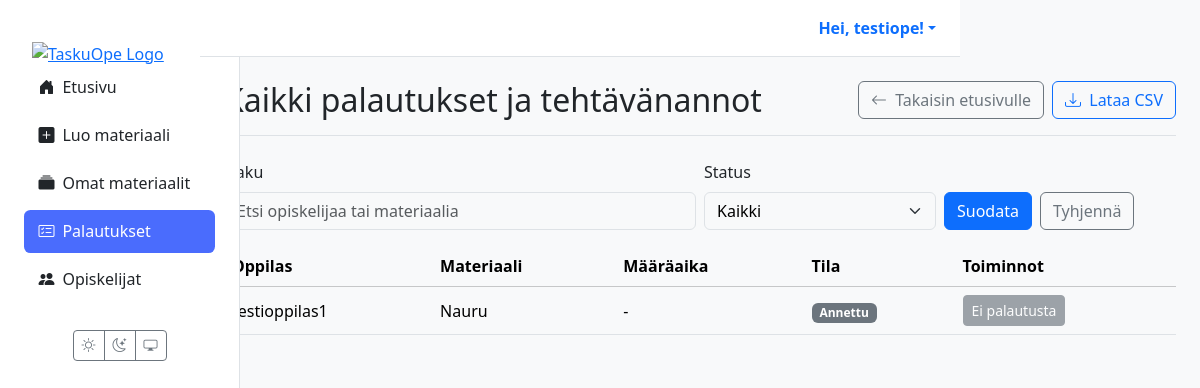
The page /palautukset/ (signed in) on the database as committed earlier.
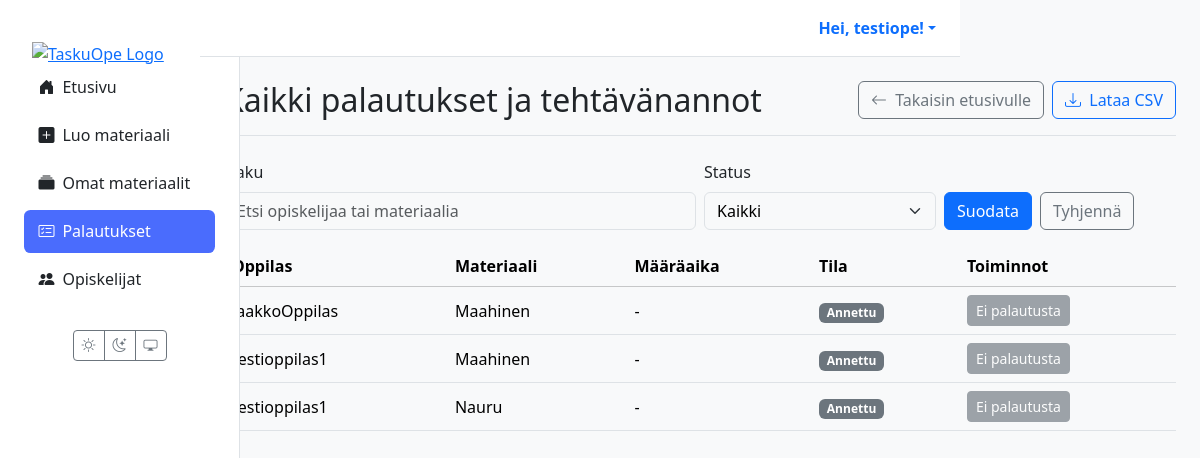
The same page on the database as committed later.
### materials/models.py (models this page shows, shortened)
class Assignment(models.Model):
    class Status(models.TextChoices):
        ASSIGNED = "ASSIGNED", _("Annettu")
        IN_PROGRESS = "IN_PROGRESS", _("Kesken")
        SUBMITTED = "SUBMITTED", _("Palautettu")
        GRADED = "GRADED", _("Arvioitu")
    id = models.UUIDField(primary_key=True, default=uuid.uuid4, editable=False)
    material = models.ForeignKey(Material, on_delete=models.CASCADE, verbose_name=_("Materiaali"))
    student = models.ForeignKey(
        settings.AUTH_USER_MODEL,
        related_name='assignments',
        on_delete=models.CASCADE,
        limit_choices_to={'role': 'STUDENT'},
        verbose_name=_("Oppilas"),
    )
    assigned_by = models.ForeignKey(
        settings.AUTH_USER_MODEL,
        related_name='assigned_tasks',
        on_delete=models.CASCADE,
        limit_choices_to={'role': 'TEACHER'},
        verbose_name=_("Antanut opettaja"),
    )
    due_at = models.DateTimeField(null=True, blank=True, verbose_name=_("Määräaika"))
    status = models.CharField(max_length=20, choices=Status.choices, default=Status.ASSIGNED, verbose_name=_("Tila"))
    draft_response = models.TextField(blank=True, null=True, verbose_name=_("Luonnosvastaus"))
    created_at = models.DateTimeField(auto_now_add=True, verbose_name=_("Luotu"))
    class Meta:
        constraints = [
            models.UniqueConstraint(fields=['material', 'student'], name='unique_assignment_per_student'),
        ]
        indexes = [
            models.Index(fields=['status']),
            models.Index(fields=['due_at']),
            models.Index(fields=['student']),
            models.Index(fields=['assigned_by']),
        ]
        verbose_name = _("Tehtävänanto")
        verbose_name_plural = _("Tehtävänannot")

class Material(models.Model):
    class MaterialType(models.TextChoices):
        TASK = 'tehtävä', _('Tehtävä')
        LEARNING_MATERIAL = 'oppimateriaali', _('Oppimateriaali')
        TEST = 'testi', _('Testi')
        EXAM = 'koe', _('Koe')
        VIDEO = 'video', _('Video')
        GAME = 'peli', _('Peli')
    class Status(models.TextChoices):
        DRAFT = 'DRAFT', _('Luonnos')
        PENDING_APPROVAL = 'PENDING', _('Odottaa hyväksyntää')
        APPROVED = 'APPROVED', _('Hyväksytty')
        REJECTED = 'REJECTED', _('Hylätty')
    GRADE_CHOICES = [(str(i), f"{i}. luokka") for i in range(1, 10)]
    id = models.UUIDField(primary_key=True, default=uuid.uuid4, editable=False)
    title = models.CharField(max_length=255, verbose_name=_("Otsikko"))
    content = models.TextField(
        verbose_name=_("Sisältö"),
        help_text=_("Raakasisältö, esim. AI:n tuottama teksti.")
    )
    structured_content = models.JSONField(
        null=True,
        blank=True,
        verbose_name=_("Jäsennelty sisältö"),
        help_text=_("Esim. monivalinnat tai tehtävän rakenne JSON-muodossa.")
    )
    material_type = models.CharField(
        max_length=50,
        choices=MaterialType.choices,
        default=MaterialType.TASK,
        verbose_name=_("Materiaalin tyyppi"),
    )
    subject = models.CharField(max_length=100, null=True, blank=True, verbose_name=_("Aine"))
    grade_level = models.CharField(
        max_length=20,
        choices=GRADE_CHOICES,
        null=True,
        blank=True,
        verbose_name=_("Luokka-aste"),
    )
    audience = models.JSONField(
        null=True,
        blank=True,
        verbose_name=_("Kohderyhmä"),
        help_text=_("Esim. {'learning_styles': ['visuaalinen'], 'languages': ['fi']}")
    )
    author = models.ForeignKey(
        settings.AUTH_USER_MODEL,
        related_name='authored_materials',
        on_delete=models.CASCADE,
        limit_choices_to={'role': 'TEACHER'},
        verbose_name=_("Tekijä (opettaja)"),
    )
    prompt = models.ForeignKey(
        Prompt,
        on_delete=models.SET_NULL,
        null=True,
        blank=True,
        verbose_name=_("Kehoite"),
    )
    status = models.CharField(
        max_length=50,
        choices=Status.choices,
        default=Status.DRAFT,
        verbose_name=_("Tila"),
    )
    version = models.IntegerField(default=1, verbose_name=_("Versio"))
    parent = models.ForeignKey(
        'self',
        on_delete=models.SET_NULL,
        null=True,
        blank=True,
        related_name='versions',
        verbose_name=_("Edellinen versio"),
    )
    created_at = models.DateTimeField(auto_now_add=True, verbose_name=_("Luotu"))
    updated_at = models.DateTimeField(auto_now=True, verbose_name=_("Päivitetty"))
    class Meta:
        verbose_name = _("Materiaali")
        verbose_name_plural = _("Materiaalit")

### users/models.py (models this page shows)
class CustomUser(AbstractUser):
    class Role(models.TextChoices):
        TEACHER = 'TEACHER', 'Teacher'
        STUDENT = 'STUDENT', 'Student'
    role = models.CharField(max_length=50, choices=Role.choices, default=Role.STUDENT)
    grade_class = models.PositiveSmallIntegerField(
        verbose_name="Luokka-aste",
        null=True,  # Salli tyhjä arvo (esim. opettajat)
        blank=True, # Ei pakollinen lomakkeissa
        choices=[(i, f"{i}. luokka") for i in range(1, 10)] # Valinnat 1-9
    )

### materials/views.py (the view, shortened to what this page needs)
# urls.py: path("palautukset/", views.view_all_submissions_view, name="view_all_submissions"),
@login_required(login_url='kirjaudu')
def view_all_submissions_view(request):
    if request.user.role != 'TEACHER':
        messages.error(request, "Vain opettajat voivat nähdä tämän sivun.")
        return redirect('dashboard')
    q = (request.GET.get("q") or "").strip()
    st = request.GET.get("status")  # SUBMITTED | GRADED | None
    base = (Assignment.objects
            .filter(assigned_by=request.user)
            .select_related('material', 'student')
            .order_by('-created_at'))
    if st in ("SUBMITTED", "GRADED"):
        base = base.filter(status=st)
    page = Paginator(base, 20).get_page(request.GET.get("page"))
    return render(request, 'assignments/submissions_list.html', {
        'assignments': page,  # paginator page object
        'q': q,
        'status': st or "",
    })

### templates/assignments/submissions_list.html (shortened to what this page needs)
{% extends 'partials/base.html' %}
{% load static %}
{% block content %}
<div class="container-fluid">
<div class="d-flex flex-wrap gap-2 justify-content-between align-items-center mb-4 border-bottom pb-3">
  <h1 class="h2 mb-0">Kaikki palautukset ja tehtävänannot</h1>
  <div class="d-flex gap-2">
    <a href="{% url 'dashboard' %}" class="btn btn-outline-secondary">
      <i class="bi bi-arrow-left me-1"></i> Takaisin etusivulle
    </a>
    <a class="btn btn-outline-primary"
       href="{% url 'export_submissions_csv' %}?q={{ q|urlencode }}&status={{ status|urlencode }}">
       <i class="bi bi-download me-1"></i> Lataa CSV
    </a>
  </div>
</div>
  <form class="row g-2 align-items-end mb-3" method="get" action=".">
    <div class="col-12 col-md-6">
      <label class="form-label">Haku</label>
      <input class="form-control" type="search" name="q" value="{{ q }}" placeholder="Etsi opiskelijaa tai materiaalia">
    </div>
    <div class="col-12 col-md-3">
      <label class="form-label">Status</label>
      <select class="form-select" name="status">
        <option value="" {% if not status %}selected{% endif %}>Kaikki</option>
      </select>
    </div>
    <div class="col-12 col-md-3 d-flex gap-2">
      <button class="btn btn-primary" type="submit">Suodata</button>
      <a class="btn btn-outline-secondary" href=".">Tyhjennä</a>
    </div>
  </form>
  <section class="assignments-list">
    <div class="table-responsive">
      <table class="table table-hover align-middle">
        <thead class="table-light">
          <tr>
            <th scope="col">Oppilas</th>
            <th scope="col">Materiaali</th>
            <th scope="col">Määräaika</th>
            <th scope="col">Tila</th>
            <th scope="col">Toiminnot</th>
          </tr>
        </thead>
        <tbody>
          {% for assignment in assignments %}
          <tr>
            <td>{{ assignment.student.get_full_name|default:assignment.student.username }}</td>
            <td>{{ assignment.material.title }}</td>
            <td>{{ assignment.due_at|date:"d.m.Y H:i"|default:"-" }}</td>
            <td>
              <span class="badge
                {% if assignment.status == 'GRADED' %}bg-success
                {% elif assignment.status == 'SUBMITTED' %}bg-primary
                {% elif assignment.status == 'IN_PROGRESS' %}bg-warning text-dark
                {% else %}bg-secondary{% endif %}">
                {{ assignment.get_status_display }}
              </span>
            </td>
            <td>
              {% with sub=assignment.submissions.last %}
                {% if sub %}
                  <a class="btn btn-sm btn-primary" href="{% url 'grade_submission' submission_id=sub.id %}">
                    Tarkastele palautusta
                  </a>
                {% else %}
                  <button class="btn btn-sm btn-secondary" disabled>Ei palautusta</button>
                {% endif %}
              {% endwith %}
            </td>
          </tr>
          {% empty %}
          <tr>
            <td colspan="5" class="text-center">
              <div class="alert alert-secondary mb-0">Yhtään tehtävää ei ole vielä annettu.</div>
            </td>
          </tr>
          {% endfor %}
        </tbody>
      </table>
    </div>
  </section>
</div>
{% endblock %}

Rows that differ between the two databases and show on the page:
added Assignment: student.get_full_name "JaakkoOppilas", material "Maahinen", due_at "-", status "Annettu"
added Assignment: student.get_full_name "testioppilas1", material "Maahinen", due_at "-", status "Annettu"
